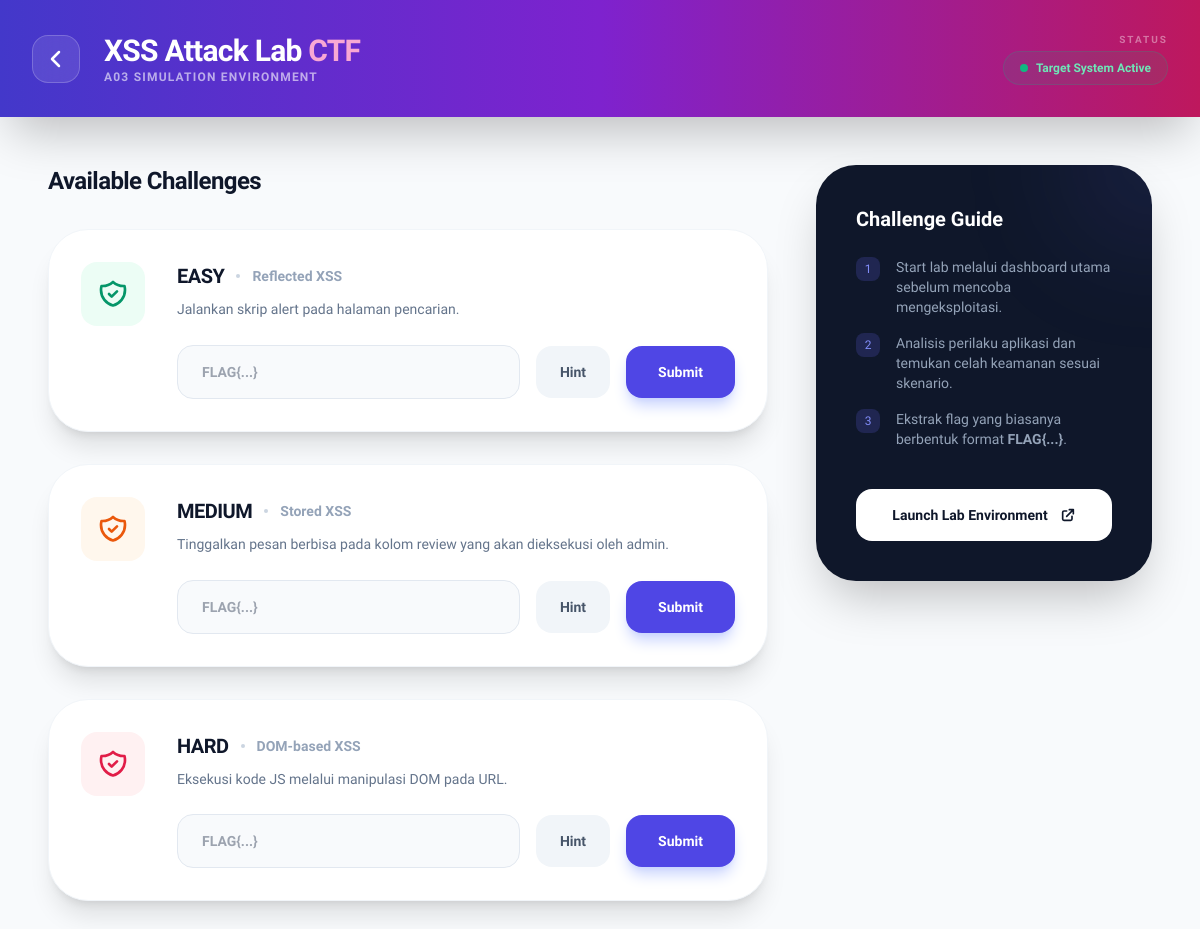
The app's page /lab_detail.php?id=xss (signed in) with its own data.
### tables this page shows
CREATE TABLE IF NOT EXISTS challenges (
    id INT AUTO_INCREMENT PRIMARY KEY,
    lab_id VARCHAR(50) NOT NULL,
    level ENUM('easy', 'medium', 'hard') NOT NULL,
    title VARCHAR(100) NOT NULL,
    description TEXT,
    flag VARCHAR(255) NOT NULL,
    points INT DEFAULT 100,
    hint TEXT
);

### lab_detail.php (the view, shortened to what this page needs)
<?php
$lab_id = $_GET['id'] ?? '';
$labs = [
    'csrf' => ['name' => 'CSRF Attack Lab', 'OWASP' => 'A08', 'port' => 8888, 'color' => 'blue'],
    'xss' => ['name' => 'XSS Attack Lab', 'OWASP' => 'A03', 'port' => 8001, 'color' => 'purple'],
    'sqli' => ['name' => 'SQL Injection Lab', 'OWASP' => 'A03', 'port' => 8002, 'color' => 'emerald'],
    'authfail' => ['name' => 'Auth Failures Lab', 'OWASP' => 'A07', 'port' => 8006, 'color' => 'violet'],
    'bac' => ['name' => 'Broken Access Control', 'OWASP' => 'A01', 'port' => 8009, 'color' => 'rose'],
    'idor' => ['name' => 'IDOR Attack Lab', 'OWASP' => 'A01', 'port' => 8010, 'color' => 'indigo'],
    'cryptofail' => ['name' => 'Crypto Failures Lab', 'OWASP' => 'A02', 'port' => 8003, 'color' => 'yellow'],
    'insecuredesign' => ['name' => 'Insecure Design Lab', 'OWASP' => 'A04', 'port' => 8004, 'color' => 'green'],
    'secmisconfig' => ['name' => 'Security Misconfig Lab', 'OWASP' => 'A05', 'port' => 8005, 'color' => 'gray'],
    'loggingfail' => ['name' => 'Logging Failures Lab', 'OWASP' => 'A09', 'port' => 8007, 'color' => 'teal'],
    'ssrf' => ['name' => 'SSRF Lab', 'OWASP' => 'A10', 'port' => 8008, 'color' => 'pink'],
    'insecurelibrary' => ['name' => 'Insecure Component Lab', 'OWASP' => 'A06', 'port' => 8011, 'color' => 'orange'],
    'integrityfail' => ['name' => 'Integrity Failure Lab', 'OWASP' => 'A08', 'port' => 8012, 'color' => 'cyan'],
];
$lab = $labs[$lab_id] ?? ['name' => 'Unknown Lab', 'OWASP' => 'N/A', 'port' => 0, 'color' => 'gray'];
$host = 'labsec-db';
$db_name   = 'labsec_ctf';
$user = 'root';
$pass = 'labsec_root_2026';
try {
    $pdo = new PDO("mysql:host=$host;dbname=$db_name;charset=utf8mb4", $user, $pass);
    $stmt = $pdo->prepare("SELECT level, title, description, hint FROM challenges WHERE lab_id = ?");
    $stmt->execute([$lab_id]);
    $challenges_db = $stmt->fetchAll(PDO::FETCH_GROUP|PDO::FETCH_UNIQUE);
} catch (PDOException $e) {
    $challenges_db = [];
}
?>
<!DOCTYPE html>
<html lang="id">
<head>
    <script src="https://cdn.tailwindcss.com"></script>
</head>
<body class="min-h-screen">
    <header class="bg-gradient-to-r from-indigo-700 via-purple-700 to-pink-700 text-white p-8 shadow-2xl">
        <div class="max-w-7xl mx-auto flex justify-between items-center">
            <div class="flex items-center gap-6">
                <a href="dashboard.php" class="w-12 h-12 bg-white/10 rounded-2xl flex items-center justify-center backdrop-blur-xl border border-white/20 hover:bg-white/20 transition-all">
                    <svg class="w-6 h-6 text-white" fill="none" stroke="currentColor" viewBox="0 0 24 24">
                        <path stroke-linecap="round" stroke-linejoin="round" stroke-width="2.5" d="M15 19l-7-7 7-7" />
                    </svg>
                </a>
                <div>
                    <h1 class="text-3xl font-black tracking-tight"><?= $lab['name'] ?> <span class="text-pink-300">CTF</span></h1>
                    <p class="text-xs font-bold text-white/60 uppercase tracking-widest"><?= $lab['OWASP'] ?> Simulation Environment</p>
                </div>
            </div>
            <div class="text-right">
                <div class="text-[10px] font-black uppercase tracking-[0.2em] text-white/40 mb-1">Status</div>
                <div class="flex items-center gap-2 bg-emerald-500/10 px-4 py-2 rounded-full border border-emerald-500/20 text-emerald-300 font-bold text-xs">
                    <div class="w-2 h-2 bg-emerald-500 rounded-full animate-pulse"></div>
                    Target System Active
                </div>
            </div>
        </div>
    </header>
    <main class="max-w-7xl mx-auto p-12">
        <div class="grid grid-cols-1 lg:grid-cols-3 gap-12">
            <div class="lg:col-span-2 space-y-8">
                <h2 class="text-2xl font-black text-slate-900 tracking-tight">Available Challenges</h2>
                <?php foreach (['easy', 'medium', 'hard'] as $level):
                    $c = $challenges_db[$level] ?? ['title' => 'N/A', 'description' => 'Challenge not loaded.', 'hint' => 'No hint.'];
                ?>
                <div class="challenge-card bg-white rounded-[2.5rem] p-8 shadow-xl border border-slate-100 flex items-start gap-8">
                    <div class="w-16 h-16 rounded-2xl bg-<?= $level === 'easy' ? 'emerald' : ($level === 'medium' ? 'orange' : 'rose') ?>-50 flex items-center justify-center shrink-0">
                        <svg class="w-8 h-8 text-<?= $level === 'easy' ? 'emerald' : ($level === 'medium' ? 'orange' : 'rose') ?>-600" fill="none" stroke="currentColor" viewBox="0 0 24 24">
                            <path stroke-linecap="round" stroke-linejoin="round" stroke-width="2" d="M9 12l2 2 4-4m5.618-4.016A11.955 11.955 0 0112 2.944a11.955 11.955 0 01-8.618 3.04A12.02 12.02 0 003 9c0 5.591 3.824 10.29 9 11.622 5.176-1.332 9-6.03 9-11.622 0-1.042-.133-2.052-.382-3.016z" />
                        </svg>
                    </div>
                    <div class="flex-1">
                        <div class="flex items-center justify-between mb-2">
                            <div class="flex items-center gap-3">
                                <h3 class="text-xl font-black text-slate-900 uppercase tracking-tight"><?= ucfirst($level) ?></h3>
                                <div class="h-1 w-1 bg-slate-300 rounded-full"></div>
                                <span class="text-sm font-bold text-slate-400"><?= htmlspecialchars($c['title']) ?></span>
                            </div>
                        </div>
                        <p class="text-slate-500 font-medium text-sm leading-relaxed mb-6"><?= htmlspecialchars($c['description']) ?></p>
                        <div class="flex items-center gap-4">
                            <input type="text" id="flag-<?= $level ?>" class="flex-1 bg-slate-50 border border-slate-200 rounded-2xl px-6 py-4 text-sm font-semibold focus:outline-none focus:ring-4 focus:ring-indigo-500/10 transition-all" placeholder="FLAG{...}">
                            <button onclick="showHint('<?= $level ?>')" class="bg-slate-100 hover:bg-slate-200 text-slate-600 font-bold px-6 py-4 rounded-2xl text-sm transition-all">Hint</button>
                            <button onclick="submitFlag('<?= $level ?>')" class="bg-indigo-600 hover:bg-indigo-700 text-white font-bold px-8 py-4 rounded-2xl text-sm transition-all shadow-lg shadow-indigo-200 active:scale-95">Submit</button>
                        </div>
                    </div>
                </div>
                <?php endforeach; ?>
            </div>
            <div class="space-y-8">
                <div class="bg-slate-900 rounded-[2.5rem] p-10 text-white shadow-2xl relative overflow-hidden">
                    <div class="absolute top-0 right-0 w-32 h-32 bg-indigo-500/20 rounded-full blur-3xl -mr-16 -mt-16"></div>
                    <h2 class="text-xl font-black mb-6 relative z-10">Challenge Guide</h2>
                    <ul class="space-y-4 text-slate-400 text-sm font-medium relative z-10">
                        <li class="flex items-start gap-4">
                            <div class="w-6 h-6 rounded-lg bg-indigo-500/20 text-indigo-400 flex items-center justify-center shrink-0 text-xs">1</div>
                            <span>Start lab melalui dashboard utama sebelum mencoba mengeksploitasi.</span>
                        </li>
                        <li class="flex items-start gap-4">
                            <div class="w-6 h-6 rounded-lg bg-indigo-500/20 text-indigo-400 flex items-center justify-center shrink-0 text-xs">2</div>
                            <span>Analisis perilaku aplikasi dan temukan celah keamanan sesuai skenario.</span>
                        </li>
                        <li class="flex items-start gap-4">
                            <div class="w-6 h-6 rounded-lg bg-indigo-500/20 text-indigo-400 flex items-center justify-center shrink-0 text-xs">3</div>
                            <span>Ekstrak flag yang biasanya berbentuk format <b>FLAG{...}</b>.</span>
                        </li>
                    </ul>
                    <a href="http://localhost:<?= $lab['port'] ?>" target="_blank" class="block mt-10 text-center bg-white text-slate-900 font-black py-4 rounded-2xl text-sm hover:bg-slate-100 transition-all flex items-center justify-center gap-3">
                        Launch Lab Environment
                        <svg class="w-4 h-4" fill="none" stroke="currentColor" viewBox="0 0 24 24">
                            <path stroke-linecap="round" stroke-linejoin="round" stroke-width="2.5" d="M10 6H6a2 2 0 00-2 2v10a2 2 0 002 2h10a2 2 0 002-2v-4M14 4h6m0 0v6m0-6L10 14" />
                        </svg>
                    </a>
                </div>
            </div>
        </div>
    </main>
</body>
</html>

### lab_detail.php (style rules this page uses)
body { font-family: 'Plus Jakarta Sans', sans-serif; background-color: #f8fafc; }
.challenge-card { transition: all 0.3s cubic-bezier(0.4, 0, 0.2, 1); }

### records on screen
challenges: title "Reflected XSS", description "Jalankan skrip alert pada halaman pencarian."
challenges: title "Stored XSS", description "Tinggalkan pesan berbisa pada kolom review yang akan dieksekusi oleh admin."
challenges: title "DOM-based XSS", description "Eksekusi kode JS melalui manipulasi DOM pada URL."

### other values on screen
$lab['name'] "XSS Attack Lab"
$lab['OWASP'] "A03"
$level "EASY"
$level "MEDIUM"
$level "HARD"
